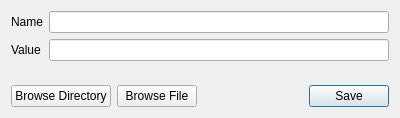
<?xml version="1.0" encoding="UTF-8"?>
<ui version="4.0">
 <class>Dialog</class>
 <widget class="QDialog" name="Dialog">
  <property name="geometry">
   <rect>
    <x>0</x>
    <y>0</y>
    <width>400</width>
    <height>118</height>
   </rect>
  </property>
  <property name="windowTitle">
   <string>Environment Variable</string>
  </property>
  <layout class="QVBoxLayout" name="verticalLayout">
   <item>
    <layout class="QFormLayout" name="formLayout">
     <item row="0" column="0">
      <widget class="QLabel" name="label">
       <property name="text">
        <string>Name</string>
       </property>
      </widget>
     </item>
     <item row="0" column="1">
      <widget class="QLineEdit" name="name"/>
     </item>
     <item row="1" column="0">
      <widget class="QLabel" name="label_2">
       <property name="text">
        <string>Value</string>
       </property>
      </widget>
     </item>
     <item row="1" column="1">
      <widget class="QLineEdit" name="value"/>
     </item>
    </layout>
   </item>
   <item>
    <layout class="QHBoxLayout" name="horizontalLayout_2">
     <item>
      <widget class="QPushButton" name="directory_btn">
       <property name="text">
        <string>Browse Directory</string>
       </property>
       <property name="autoDefault">
        <bool>false</bool>
       </property>
      </widget>
     </item>
     <item>
      <widget class="QPushButton" name="file_btn">
       <property name="text">
        <string>Browse File</string>
       </property>
       <property name="autoDefault">
        <bool>false</bool>
       </property>
      </widget>
     </item>
     <item>
      <spacer name="horizontalSpacer">
       <property name="orientation">
        <enum>Qt::Horizontal</enum>
       </property>
       <property name="sizeHint" stdset="0">
        <size>
         <width>40</width>
         <height>20</height>
        </size>
       </property>
      </spacer>
     </item>
     <item>
      <widget class="QPushButton" name="save_btn">
       <property name="text">
        <string>Save</string>
       </property>
      </widget>
     </item>
    </layout>
   </item>
  </layout>
 </widget>
 <resources/>
 <connections/>
</ui>
